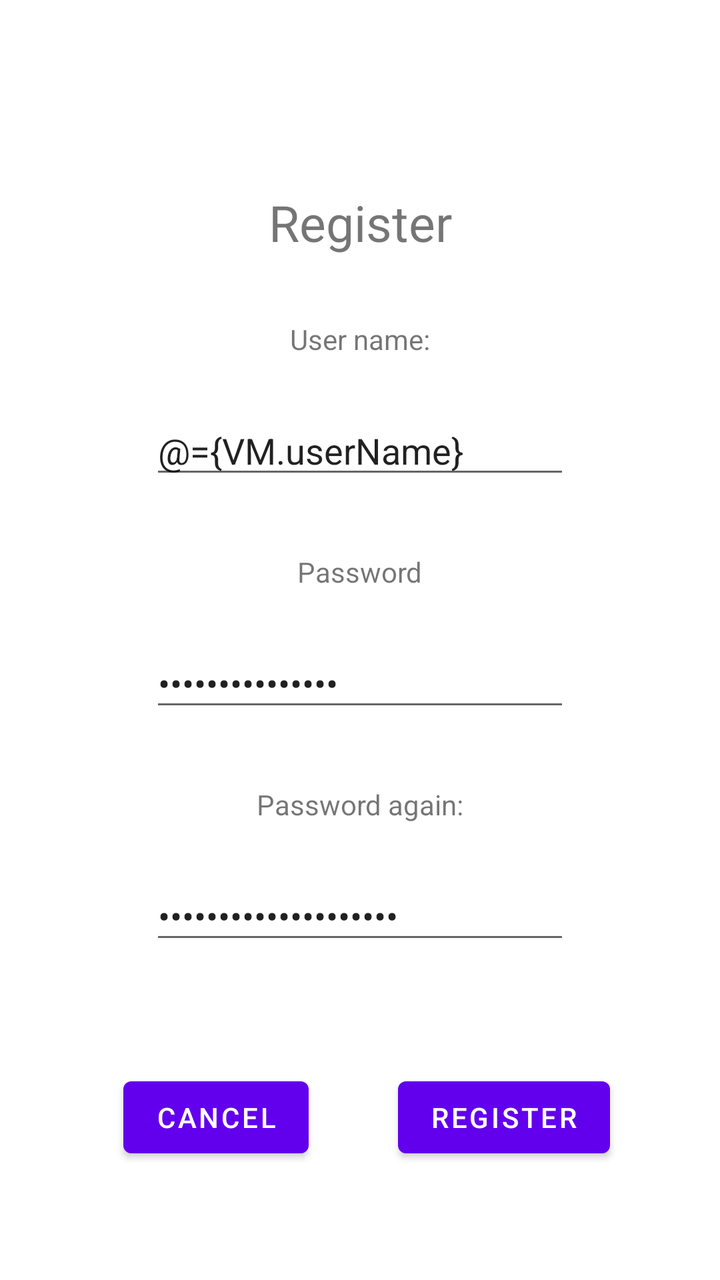
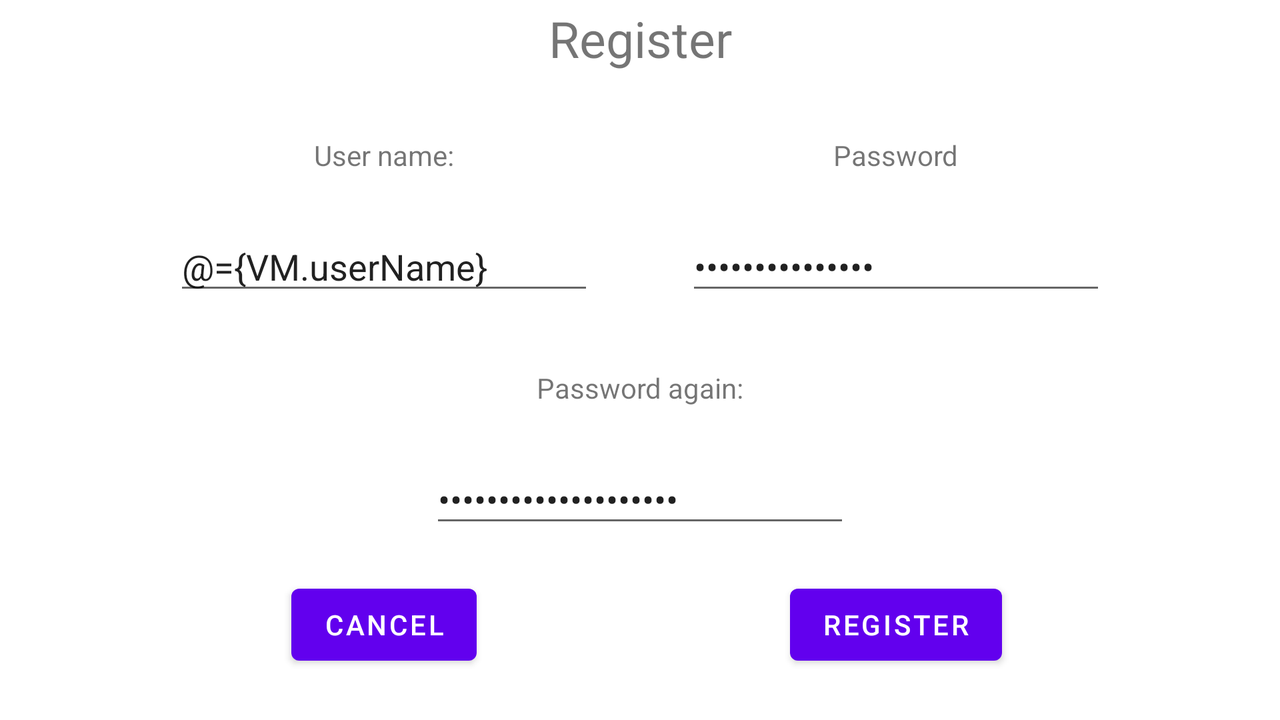

Two renders of one Android screen. The first uses the default layout on a phone; the second uses the alternative layout the repository ships for a different screen configuration, on a matching device. The two XML files are below.
<!-- AndroidManifest.xml: activity theme Theme.Appointments.NoActionBar -->
<!-- res/layout/activity_register.xml -->
<?xml version="1.0" encoding="utf-8"?>
<layout xmlns:android="http://schemas.android.com/apk/res/android"
    xmlns:app="http://schemas.android.com/apk/res-auto"
    xmlns:tools="http://schemas.android.com/tools">
    <data>
        <variable name="VM"
            type="com.utamas.appointments.viewmodel.RegisterViewModel"/>

    </data><androidx.constraintlayout.widget.ConstraintLayout
    android:layout_width="match_parent"
    android:layout_height="match_parent">

    <androidx.constraintlayout.widget.Guideline
        android:id="@+id/guideline7"
        android:layout_width="wrap_content"
        android:layout_height="wrap_content"
        android:orientation="vertical"
        app:layout_constraintGuide_percent=".1" />

    <androidx.constraintlayout.widget.Guideline
        android:id="@+id/guideline8"
        android:layout_width="wrap_content"
        android:layout_height="wrap_content"
        android:orientation="vertical"
        app:layout_constraintGuide_percent=".9" />

    <androidx.constraintlayout.widget.Guideline
        android:id="@+id/guideline9"
        android:layout_width="wrap_content"
        android:layout_height="wrap_content"
        android:orientation="horizontal"
        app:layout_constraintGuide_percent=".2" />

    <TextView
        android:id="@+id/textView3"
        android:layout_width="wrap_content"
        android:layout_height="wrap_content"
        android:text="@string/register"
        android:textAlignment="center"
        android:textSize="25sp"
        app:layout_constraintBottom_toTopOf="@+id/guideline9"
        app:layout_constraintEnd_toStartOf="@+id/guideline8"
        app:layout_constraintStart_toStartOf="@+id/guideline7" />

    <androidx.constraintlayout.widget.Guideline
        android:id="@+id/guideline10"
        android:layout_width="wrap_content"
        android:layout_height="wrap_content"
        android:orientation="vertical"
        app:layout_constraintGuide_percent=".5" />

    <TextView
        android:id="@+id/textView4"
        android:layout_width="wrap_content"
        android:layout_height="wrap_content"
        android:layout_marginTop="32dp"
        android:text="@string/user_name"
        app:layout_constraintEnd_toStartOf="@+id/guideline8"
        app:layout_constraintStart_toStartOf="@+id/guideline7"
        app:layout_constraintTop_toTopOf="@+id/guideline9" />

    <EditText
        android:id="@+id/editTextUserName"
        android:layout_width="wrap_content"
        android:layout_height="wrap_content"
        android:layout_marginTop="24dp"
        android:ems="10"
        android:hint="@string/type_username_here"
        android:inputType="textPersonName"
        android:text="@={VM.userName}"
        app:layout_constraintEnd_toStartOf="@+id/guideline8"
        app:layout_constraintStart_toStartOf="@+id/guideline7"
        app:layout_constraintTop_toBottomOf="@+id/textView4" />

    <TextView
        android:id="@+id/textView5"
        android:layout_width="wrap_content"
        android:layout_height="wrap_content"
        android:layout_marginTop="32dp"
        android:text="@string/password"
        app:layout_constraintEnd_toStartOf="@+id/guideline8"
        app:layout_constraintStart_toStartOf="@+id/guideline7"
        app:layout_constraintTop_toBottomOf="@+id/editTextUserName" />

    <EditText
        android:id="@+id/editTextPassword"
        android:layout_width="wrap_content"
        android:layout_height="wrap_content"
        android:layout_marginTop="24dp"
        android:ems="10"
        android:hint="@string/type_password_here"
        android:inputType="textPassword"
        android:text="@={VM.password}"
        app:layout_constraintEnd_toStartOf="@+id/guideline8"
        app:layout_constraintStart_toStartOf="@+id/guideline7"
        app:layout_constraintTop_toBottomOf="@+id/textView5" />

    <TextView
        android:id="@+id/textView6"
        android:layout_width="wrap_content"
        android:layout_height="wrap_content"
        android:layout_marginTop="32dp"
        android:text="@string/password_again"
        app:layout_constraintEnd_toStartOf="@+id/guideline8"
        app:layout_constraintStart_toStartOf="@+id/guideline7"
        app:layout_constraintTop_toBottomOf="@+id/editTextPassword" />

    <EditText
        android:id="@+id/editTextAgain"
        android:layout_width="wrap_content"
        android:layout_height="wrap_content"
        android:layout_marginTop="24dp"
        android:ems="10"
        android:hint="@string/type_password_here_again"
        android:inputType="textPassword"
        android:text="@={VM.passwordAgain}"
        app:layout_constraintEnd_toStartOf="@+id/guideline8"
        app:layout_constraintStart_toStartOf="@+id/guideline7"
        app:layout_constraintTop_toBottomOf="@+id/textView6" />

    <Button
        android:id="@+id/button"
        android:layout_width="wrap_content"
        android:layout_height="wrap_content"
        android:text="@string/cancel"
        android:onClick="cancel"
        app:layout_constraintBottom_toBottomOf="parent"
        app:layout_constraintEnd_toStartOf="@+id/guideline10"
        app:layout_constraintStart_toStartOf="@+id/guideline7"
        app:layout_constraintTop_toBottomOf="@+id/editTextAgain" />

    <Button
        android:id="@+id/button2"
        android:layout_width="wrap_content"
        android:layout_height="wrap_content"
        android:text="@string/register"
        android:onClick="register"
        app:layout_constraintBottom_toBottomOf="@+id/button"
        app:layout_constraintEnd_toStartOf="@+id/guideline8"
        app:layout_constraintStart_toStartOf="@+id/guideline10"
        app:layout_constraintTop_toTopOf="@+id/button" />

</androidx.constraintlayout.widget.ConstraintLayout>
</layout>
<!-- resources referenced by this layout -->
<resources>
  <string name="cancel">Cancel</string>
  <string name="password">Password</string>
  <string name="password_again">Password again:</string>
  <string name="register">Register</string>
  <string name="type_password_here">Type password here</string>
  <string name="type_password_here_again">Type password here again</string>
  <string name="type_username_here">Type username here</string>
  <string name="user_name">User name:</string>
  <style name="Theme.Appointments.NoActionBar">
          <item name="windowActionBar">false</item>
          <item name="windowNoTitle">true</item>
      </style>
</resources>
<!-- res/layout-land/activity_register.xml (the repository's variant of the layout above) -->
<!-- drawn on the phone turned sideways -->
<?xml version="1.0" encoding="utf-8"?>
<layout xmlns:android="http://schemas.android.com/apk/res/android"
    xmlns:app="http://schemas.android.com/apk/res-auto"
    xmlns:tools="http://schemas.android.com/tools">
    <data>
        <variable name="VM"
            type="com.utamas.appointments.viewmodel.RegisterViewModel"/>

    </data><androidx.constraintlayout.widget.ConstraintLayout
    android:layout_width="match_parent"
    android:layout_height="match_parent">

    <androidx.constraintlayout.widget.Guideline
        android:id="@+id/guideline7"
        android:layout_width="wrap_content"
        android:layout_height="wrap_content"
        android:orientation="vertical"
        app:layout_constraintGuide_percent=".1" />

    <androidx.constraintlayout.widget.Guideline
        android:id="@+id/guideline8"
        android:layout_width="wrap_content"
        android:layout_height="wrap_content"
        android:orientation="vertical"
        app:layout_constraintGuide_percent=".9" />

    <androidx.constraintlayout.widget.Guideline
        android:id="@+id/guideline9"
        android:layout_width="wrap_content"
        android:layout_height="wrap_content"
        android:orientation="horizontal"
        app:layout_constraintGuide_percent=".1" />

    <TextView
        android:id="@+id/textView3"
        android:layout_width="wrap_content"
        android:layout_height="wrap_content"
        android:text="@string/register"
        android:textAlignment="center"
        android:textSize="25sp"
        app:layout_constraintBottom_toTopOf="@+id/guideline9"
        app:layout_constraintEnd_toStartOf="@+id/guideline8"
        app:layout_constraintStart_toStartOf="@+id/guideline7" />

    <androidx.constraintlayout.widget.Guideline
        android:id="@+id/guideline10"
        android:layout_width="wrap_content"
        android:layout_height="wrap_content"
        android:orientation="vertical"
        app:layout_constraintGuide_percent=".5" />

    <TextView
        android:id="@+id/textView4"
        android:layout_width="wrap_content"
        android:layout_height="wrap_content"
        android:layout_marginTop="32dp"
        android:text="@string/user_name"
        app:layout_constraintEnd_toStartOf="@+id/guideline10"
        app:layout_constraintStart_toStartOf="@+id/guideline7"
        app:layout_constraintTop_toTopOf="@+id/guideline9" />

    <EditText
        android:id="@+id/editTextUserName"
        android:layout_width="wrap_content"
        android:layout_height="wrap_content"
        android:layout_marginTop="24dp"
        android:ems="10"
        android:hint="@string/type_username_here"
        android:inputType="textPersonName"
        android:text="@={VM.userName}"
        app:layout_constraintEnd_toStartOf="@+id/guideline10"
        app:layout_constraintStart_toStartOf="@+id/guideline7"
        app:layout_constraintTop_toBottomOf="@+id/textView4" />

    <TextView
        android:id="@+id/textView5"
        android:layout_width="wrap_content"
        android:layout_height="wrap_content"
        android:text="@string/password"
        app:layout_constraintEnd_toStartOf="@+id/guideline8"
        app:layout_constraintStart_toStartOf="@+id/guideline10"
        app:layout_constraintTop_toTopOf="@+id/textView4" />

    <EditText
        android:id="@+id/editTextPassword"
        android:layout_width="wrap_content"
        android:layout_height="wrap_content"
        android:layout_marginTop="24dp"
        android:ems="10"
        android:hint="@string/type_password_here"
        android:inputType="textPassword"
        android:text="@={VM.password}"
        app:layout_constraintEnd_toStartOf="@+id/guideline8"
        app:layout_constraintStart_toStartOf="@+id/guideline10"
        app:layout_constraintTop_toBottomOf="@+id/textView5" />

    <TextView
        android:id="@+id/textView6"
        android:layout_width="wrap_content"
        android:layout_height="wrap_content"
        android:layout_marginTop="32dp"
        android:text="@string/password_again"
        app:layout_constraintEnd_toStartOf="@+id/guideline8"
        app:layout_constraintStart_toStartOf="@+id/guideline7"
        app:layout_constraintTop_toBottomOf="@+id/editTextPassword" />

    <EditText
        android:id="@+id/editTextAgain"
        android:layout_width="wrap_content"
        android:layout_height="wrap_content"
        android:layout_marginTop="24dp"
        android:ems="10"
        android:hint="@string/type_password_here_again"
        android:inputType="textPassword"
        android:text="@={VM.passwordAgain}"
        app:layout_constraintEnd_toStartOf="@+id/guideline8"
        app:layout_constraintStart_toStartOf="@+id/guideline7"
        app:layout_constraintTop_toBottomOf="@+id/textView6" />

    <Button
        android:id="@+id/button"
        android:layout_width="wrap_content"
        android:layout_height="wrap_content"
        android:onClick="cancel"
        android:text="@string/cancel"
        app:layout_constraintBottom_toBottomOf="parent"
        app:layout_constraintEnd_toStartOf="@+id/guideline10"
        app:layout_constraintStart_toStartOf="@+id/guideline7"
        app:layout_constraintTop_toBottomOf="@+id/editTextAgain"
        app:layout_constraintVertical_bias="0.45" />

    <Button
        android:id="@+id/button2"
        android:layout_width="wrap_content"
        android:layout_height="wrap_content"
        android:text="@string/register"
        android:onClick="register"
        app:layout_constraintBottom_toBottomOf="@+id/button"
        app:layout_constraintEnd_toStartOf="@+id/guideline8"
        app:layout_constraintStart_toStartOf="@+id/guideline10"
        app:layout_constraintTop_toTopOf="@+id/button" />

</androidx.constraintlayout.widget.ConstraintLayout>
</layout>
